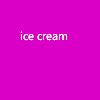
Frame 1 (no input)
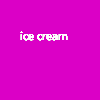
Frame 60 (the mouse pressed at the canvas centre just before this capture)
Frame 120 (the mouse held since frame 60 and released just before this capture): identical to frame 60, image omitted

The Processing sketch that drew these frames (run headless with seeded random() and noise(); from frame 60 on, the mouse is pressed at the canvas centre):

// Processing sketch: icecream
// ── icecream.pde
void setup(){
  
background(103, 103);
background(#DB00C6);

}

void draw(){
  
  
  
  int x=40;
  int y=20;
  for(int i=0; i<3; i++)
  {
  text("ice cream", y, x);
  }
}
